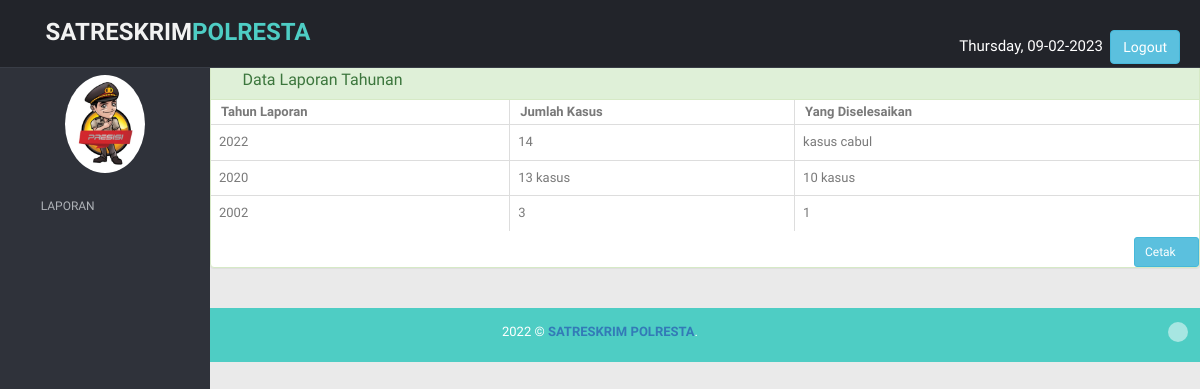
Page /walkes/index.php?page=laporantahunan (signed in) on the committed database.
### tables this page shows
CREATE TABLE `laporan` (
  `id_laporan` varchar(11) NOT NULL,
  `id_unit` varchar(20) NOT NULL,
  `jumlah_kasus` varchar(20) NOT NULL,
  `yang_diselesaikan` varchar(40) NOT NULL,
  `putusan_sidang` varchar(50) NOT NULL,
  `tahun_laporan` varchar(11) NOT NULL
);

### walkes/page/laporantahunan/laptahunan.php (the view)
<?php
require_once "../config/koneksi.php";
?>
<div class="row">
  <div class="col-md-12">
    <div class="panel panel-success">
      <div class="panel-heading">
        <h3 class="panel-title"><i class="fa fa-user"></i> Data Laporan Tahunan</h3>
      </div>
      <div class="table-responsive">
        <table cellpadding="0" cellspacing="0" border="0" class="display table table-bordered" id="hidden-table-info">
          <thead>
            <tr class="bg-aqua text-blak">
              <th>Tahun Laporan</th>
              <th>Jumlah Kasus </th>
              <th>Yang Diselesaikan</th>
            </tr>
          </thead>
          <tbody>
            <?php
            $query = mysqli_query($db, "SELECT * FROM laporan WHERE tahun_laporan")
              or die('Ada kesalahan pada query detail: ' . mysqli_error($db));
            while ($data = mysqli_fetch_assoc($query)) { ?>
              <tr>
                <td width="50"><?php echo $data['tahun_laporan']; ?></td>
                <td width="50"><?php echo $data['jumlah_kasus']; ?></td>
                <td width="50"><?php echo $data['yang_diselesaikan']; ?></td>
              </tr>
            <?php } ?>
          </tbody>
        </table>
        <div class="text-right">
          <a href="./laporan/laporantahunan.php" class="btn btn-sm btn-info">Cetak <i class="fa fa-print"></i></a>
        </div>
      </div>
    </div>
  </div>
</div>
</div>

### walkes/css/style.css (style rules this page uses)
body { color: #797979; background: #eaeaea; font-family: 'Ruda', sans-serif; padding: 0px !important; margin: 0px !important; font-size:13px; }
a, a:hover, a:focus { text-decoration: none; outline: none; }

### rows in the picture
laporan: tahun_laporan "2022", jumlah_kasus "14", yang_diselesaikan "kasus cabul"
laporan: tahun_laporan "2020", jumlah_kasus "13 kasus", yang_diselesaikan "10 kasus"
laporan: tahun_laporan "2002", jumlah_kasus "3", yang_diselesaikan "1"
